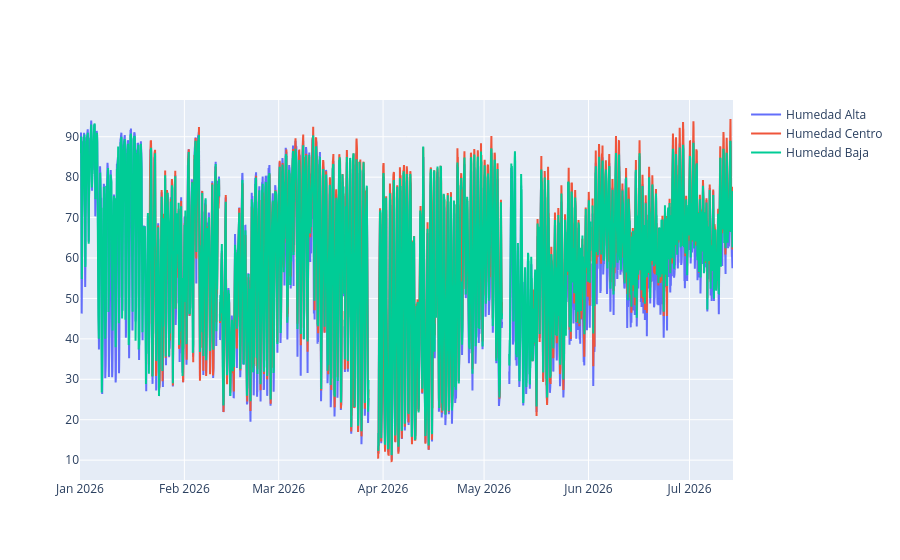

This figure's notebook cell:
### Markdown cell above
por qué 3 alturas?

Temperatura alta llega a los picos más altos.

promedio de las 3 temperaturas como target?

### Code cell
fig = go.Figure()
fig.add_trace(go.Scatter(x=df_humedad_alta['_time'], y=df_humedad_alta['_value'], name='Humedad Alta'))
fig.add_trace(go.Scatter(x=df_humedad_centro['_time'], y=df_humedad_centro['_value'], name='Humedad Centro'))
fig.add_trace(go.Scatter(x=df_humedad_baja['_time'], y=df_humedad_baja['_value'], name='Humedad Baja'))

fig.update_layout(hovermode="x unified")
fig.show()

### Figure 1 — Plotly figure (JSON) as saved in the notebook; plotly's stock layout.template omitted (floating-point values rounded to 4 significant figures; data arrays with more than 128 entries replaced by an {"elided": "..."} marker saying what was removed)
{"data": [{"name": "Humedad Alta", "type": "scatter", "x": {"elided": "4655 str values"}, "y": {"elided": "4655 float values"}}, {"name": "Humedad Centro", "type": "scatter", "x": {"elided": "4165 str values"}, "y": {"elided": "4165 float values"}}, {"name": "Humedad Baja", "type": "scatter", "x": {"elided": "4655 str values"}, "y": {"elided": "4655 float values"}}], "layout": {"hovermode": "x unified"}}
